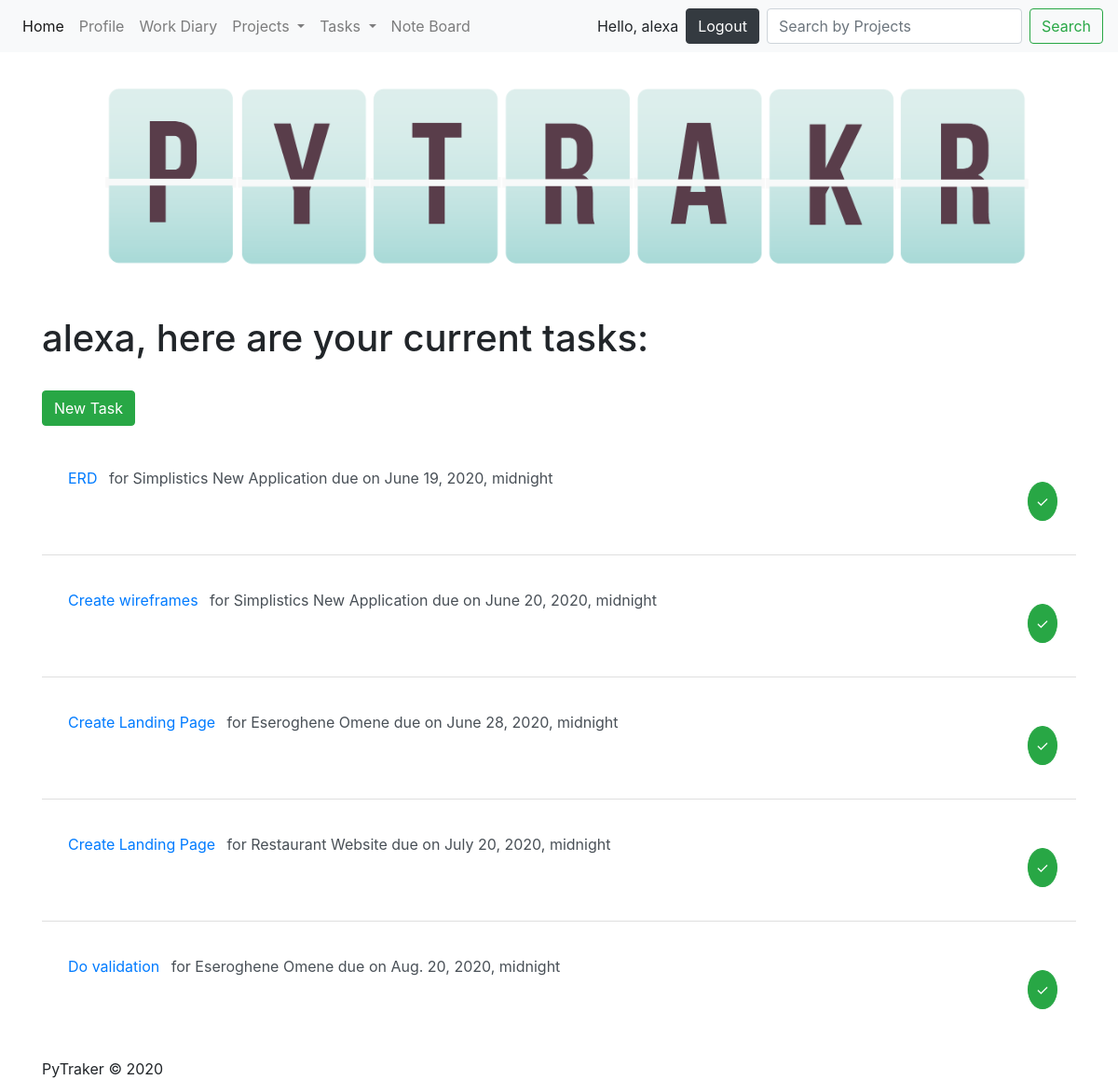
Page /PyTraker/tasklist (signed in) on the committed database.
### PyTraker/models.py (models this page shows, shortened)
class Tasks(models.Model):
    projectID = models.ForeignKey(Projects, on_delete=models.CASCADE)
    name = models.CharField(max_length=50)
    description = models.TextField(max_length=250)
    complete = models.BooleanField(default=False)
    due_date = models.DateTimeField()

class Projects(models.Model):
    name = models.CharField(max_length=50)
    description = models.TextField(max_length=250)
    clientID = models.ForeignKey(Clients, on_delete=models.CASCADE)
    payRate = models.IntegerField()
    startDate = models.DateTimeField()
    dueDate = models.DateTimeField()

### PyTraker/views.py (the view)
# urls.py: path("PyTraker/tasklist", views.tasklist, name="tasklist"),
@login_required
def tasklist(request):
    all_task_list = Tasks.objects.filter(complete=False)
    context = {"all_task_list": all_task_list}
    return render(request, "PyTraker/tasklist.html", context)

### PyTraker/templates/PyTraker/tasklist.html
{% extends "PyTraker/header.html" %}
{% block content %}
<h1> {{ user }}, here are your current tasks:</h1>
    <a href="/PyTraker/new_task" class="btn btn-success">New Task</a>
{% if all_task_list %}
    <div class="list-group list-group-flush">
{% for tasks in all_task_list %}
<p class="list-group-item list-group-item-action"><a href="/PyTraker/task_detail/{{ tasks.id }}" class="d-inline-flex p-2">{{ tasks.name }}</a> for {{ tasks.projectID.name }} due on {{ tasks.due_date }}
    <span><a href="/PyTraker/change_status/{{ tasks.id }}" class="d-inline-flex p-2 btn btn-success btn-circle float-right">&check;</a></span></p>
{% endfor %}
</div>
{% else %}
    <p>You don't have any tasks yet! <a href="/PyTraker/new_task">Add a task.</a></p>
{% endif %}
{% endblock %}

### PyTraker/templates/PyTraker/header.html (shortened to what this page needs)
<head>
    <link rel="stylesheet" href="https://stackpath.bootstrapcdn.com/bootstrap/4.5.0/css/bootstrap.min.css"
>
    <link rel="stylesheet" href="//code.jquery.com/ui/1.12.1/themes/base/jquery-ui.css">
     {% load static %}
    <link rel="stylesheet" type="text/css" href="{% static 'PyTraker/style.css' %}">
</head>
<body>
<header>
    <nav class="navbar navbar-expand-lg navbar-light bg-light">
  <div class="collapse navbar-collapse" id="navbarSupportedContent">
    <ul class="navbar-nav mr-auto">
      <li class="nav-item active">
        <a class="nav-link" href="/PyTraker/index">Home</a>
      </li>
        {% if user.is_authenticated %}
      <li class="nav-item">
        <a class="nav-link" href="/PyTraker/user_profile/{{ request.user.id }}">Profile</a>
      </li>
      <li class="nav-item">
        <a class="nav-link" href="/PyTraker/workdiary">Work Diary</a>
      </li>
      <li class="nav-item dropdown">
        <a class="nav-link dropdown-toggle" href="#" id="navbarDropdown" role="button" data-toggle="dropdown" aria-haspopup="true" aria-expanded="false">
          Projects
        </a>
      </li>
            <li class="nav-item dropdown">
        <a class="nav-link dropdown-toggle" href="#" id="navbarDropdown" role="button" data-toggle="dropdown" aria-haspopup="true" aria-expanded="false">
          Tasks
        </a>
      </li>
      <li class="nav-item">
        <a class="nav-link" href="/PyTraker/noteboard">Note Board</a>
      </li>
    </ul>
      <div class="nav-item">Hello, {{ request.user }} </div>  <a href="#" onClick="document.getElementById('logoutform').submit()"><button type="button" class="btn btn-dark" id="logout-btn">Logout</button></a>
{% else %}
<a href="{% url 'PyTraker:sign_up' %}" class="nav-link"  >Sign up</a>  <a href="/PyTraker/login/?next=/" class="nav-link" >Login</a>
{% endif %}
    {% if user.is_authenticated %}
    <form class="form-inline my-2 my-lg-0" action="/search" method="get">
      <input class="form-control mr-sm-2"name='q' type="text" placeholder="Search by Projects" aria-label="Search">
      <button class="btn btn-outline-success my-2 my-sm-0" type="submit">Search</button>
    </form>
    {% endif %}
  </div>
</nav>
</header>
<div class="container">
{% load static %}
<img src="{% static "PyTraker/logo.png" %}" alt="My logo" id="logo">
{% block content %}
{% endblock %}
<footer>PyTraker &#169; 2020 </footer>
 </body>

### PyTraker/static/PyTraker/style.css (style rules this page uses)
#logo { max-width: 100%; height: auto; margin-left: auto; margin-right: auto; }
.btn-circle { border-radius: 50%; }
.btn { margin-top:1.5em; margin-bottom:1.5em; }
#logout-btn { margin-top:0; margin-left:0.5em; margin-right:0.5em; margin-bottom:0; }

### rows in the picture
Tasks: name "ERD", projectID.name "Simplistics New Application", due_date "June 19, 2020, midnight"
Tasks: name "Create wireframes", projectID.name "Simplistics New Application", due_date "June 20, 2020, midnight"
Tasks: name "Create Landing Page", projectID.name "Eseroghene Omene", due_date "June 28, 2020, midnight"
Tasks: name "Create Landing Page", projectID.name "Restaurant Website", due_date "July 20, 2020, midnight"
Tasks: name "Do validation", projectID.name "Eseroghene Omene", due_date "Aug. 20, 2020, midnight"

### other values in the picture
{{ request.user }} "alexa"
{{ user }} "alexa"
